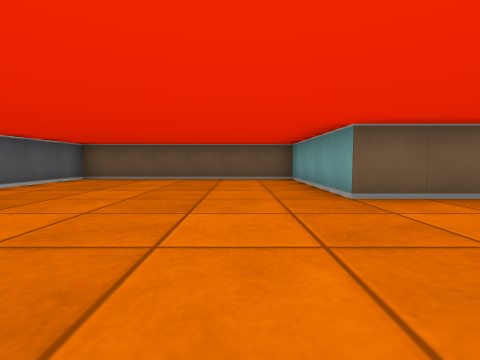
View 1 (above)

14 first-person views from a walk through a cub3D ray-caster map. The camera is about half as high as the walls, tilts 4° down and sees 85° across. The floor is counted in squares. Each view is taken from the middle of a square. On the plan, view 1 faces up. The plan holds only what a view shows up to about 9 squares ahead; the rest is blank.

View 2
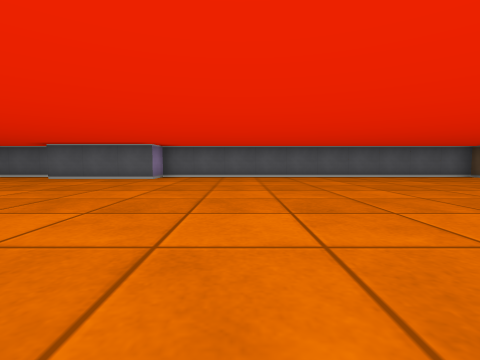

View 3
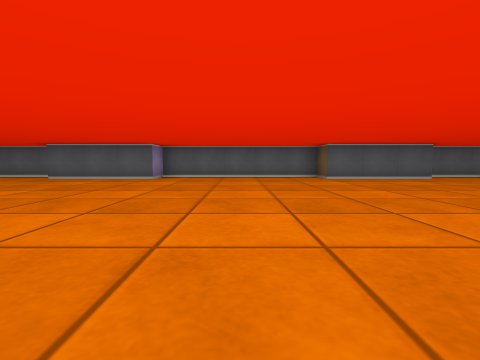

View 4
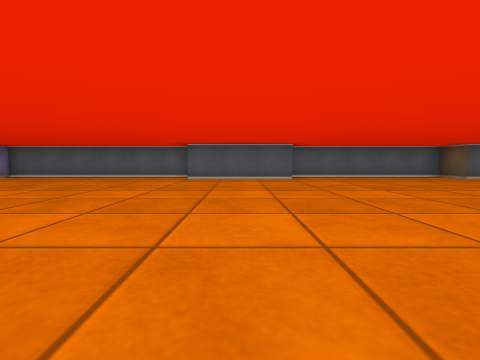

View 5
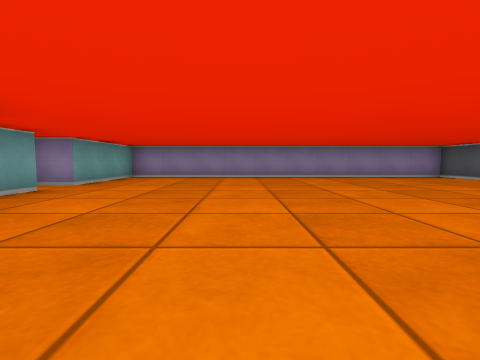

View 6
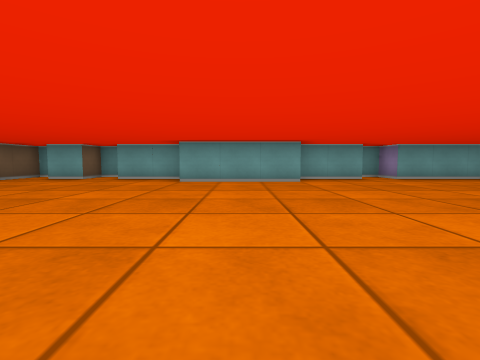

View 7
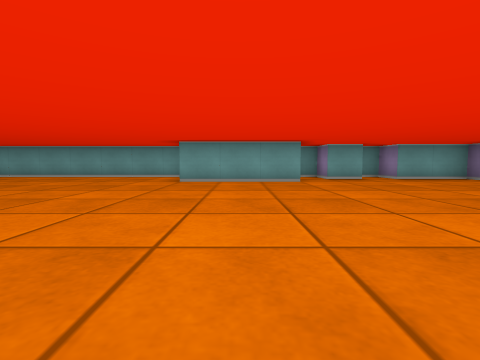

View 8
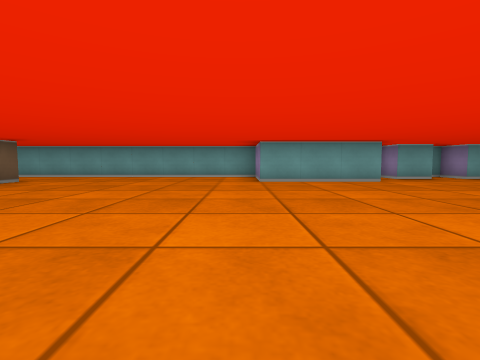

View 9
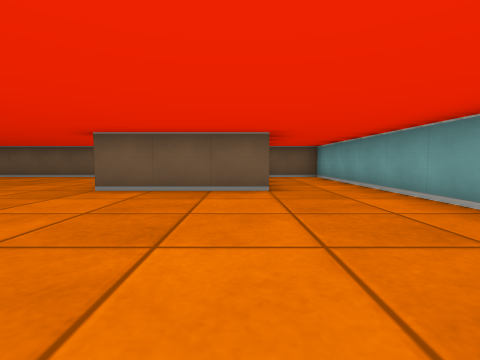

View 10
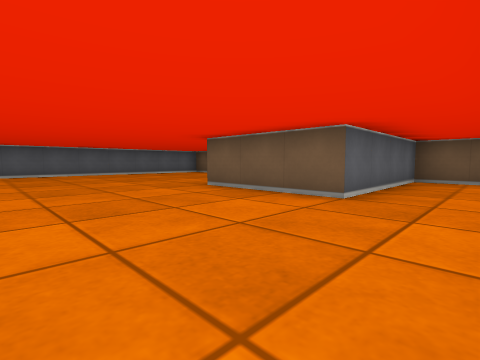

View 11
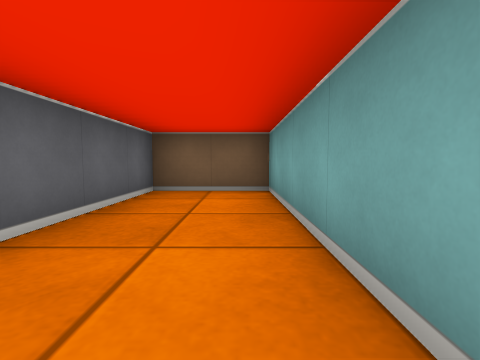

View 12
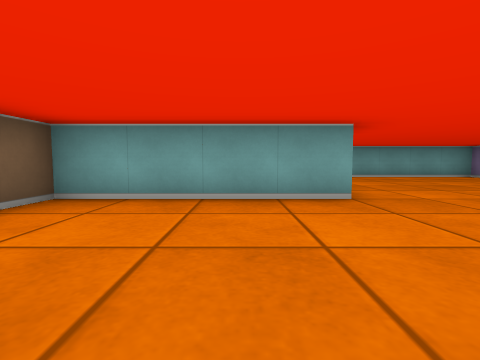

View 13
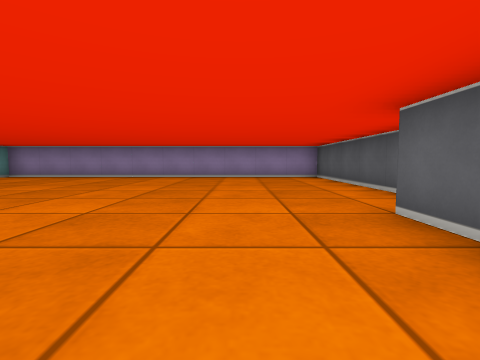

View 14
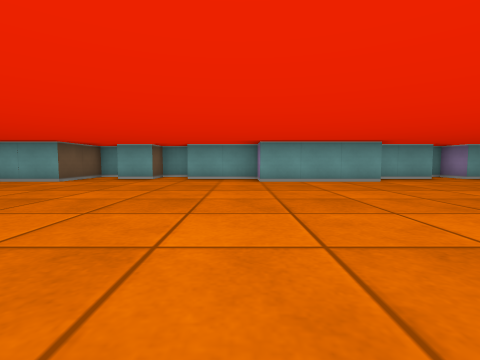

### Floor plan
Points are (right, up) in squares from view 1. A wall is a line through its corners. A room is listed if a view was taken in it or the views show most of it. See-through windows are left out.
Room 1 (views 1, 2, 3, 4, 5, 6, 7, 8, 9, 10, 11, 12, 13, 14)
walls: (4.5, -13.6) (4.5, -10.5) (5.5, -10.5) (5.5, -8.5) (6.5, -8.5) (6.5, -7.5) (5.5, -7.5) (5.5, -6.5) (6.5, -6.5) (6.5, -5.5) (4.5, -5.5) (4.5, -2.5) (6.5, -2.5) (6.5, 7.5) (4.5, 7.5) (4.5, 3.5) (1.5, 3.5) (1.5, 7.5) (-4.5, 7.5) (-4.5, -2.5) (-3.5, -2.5) (-3.5, -5.5) (-4.5, -5.5) (-4.5, -10.5) (-3.5, -10.5) (-3.5, -13.5); (-4.5, -13.6) (-4.5, -19.5) (5.5, -19.5) (5.5, -16.5) (6.5, -16.5) (6.5, -15.9); (5.5, -15.6) (5.5, -13.8)

Positions as (right, up) in squares from view 1, and headings:
1: (0, 0), facing up
2: (4, 0), facing left
3: (4, -8), facing left
4: (4, -12), facing left
5: (2, -11), facing down
6: (-2, -12), facing right
7: (-2, -4), facing right
8: (-2, -2), facing right
9: (4, -1), facing up
10: (6, 0), facing up-left
11: (6, 3), facing up
12: (-2, 5), facing right
13: (-2, -11), facing down
14: (-2, -10), facing right
